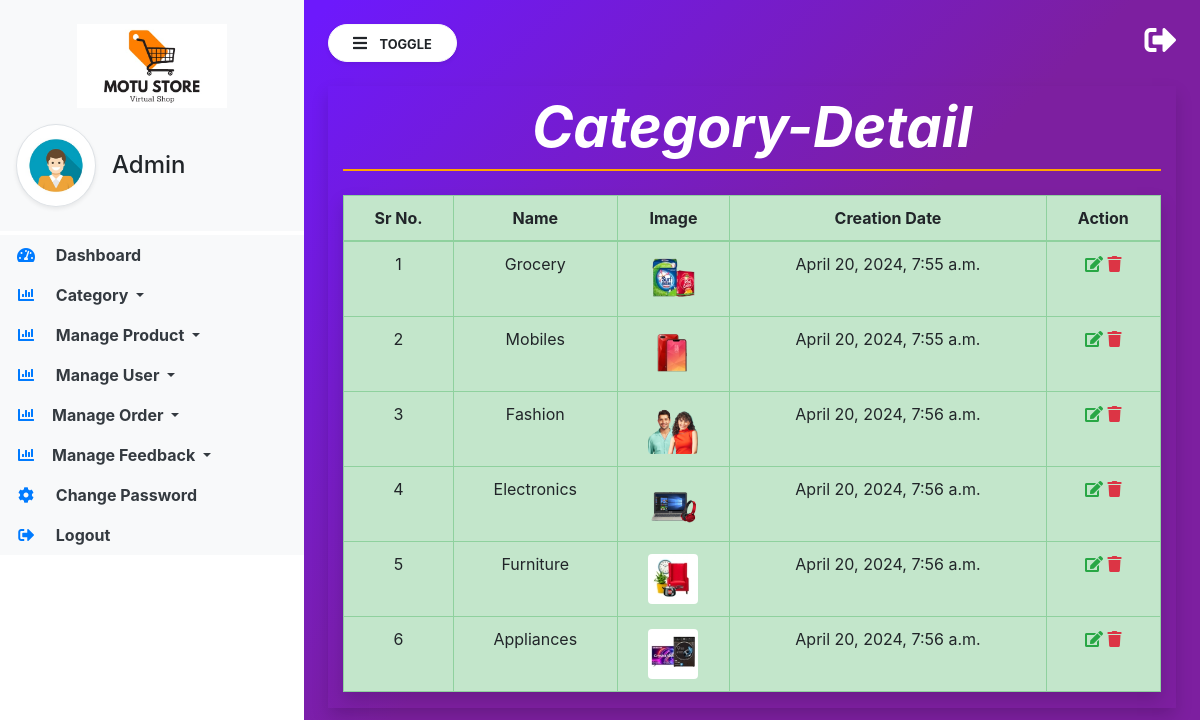
The page /view_category (signed in) on the database its author committed.
### app/models.py (models this page shows, shortened)
class Category(models.Model):
    name = models.CharField(max_length=100, null=True, blank=True)
    images = models.ImageField(upload_to='app/category',null=True, blank=True)
    created = models.DateTimeField(auto_now_add=True)

### app/views.py (the view)
# urls.py: path('view_category',views.view_category,name='view_category'),
@login_required
def view_category(request):
    category = Category.objects.all()
    param = {"data":category}
    return render(request,'view_category.html',param)

### app/TEMPLATES/view_category.html
{% extends 'admin_dashboard.html' %}
{% block body %}
<div class="container">
    <div class="row">
        <div class="col-sm-12 shadow">
            <h5 class="p-2 text-center text-white display-4 font-weight-bold font-italic" style="border-bottom: 2px solid orange;"> Category-Detail</h5>
            <table class="table table-success table-hover table-bordered shadow mt-4 px-3 mb-3">
                <thead>
                    <tr>
                        <th scope="col" class="text-center">Sr No.</th>
                        <th scope="col" class="text-center"> Name</th>
                        <th scope="col" class="text-center">Image</th>
                        <th scope="col" class="text-center">Creation Date</th>
                        <th scope="col" class="text-center">Action</th>
                    </tr>
                </thead>
                <tbody>
                    {% for d in data %}
                    <tr>
                        <td scope="col" class="text-center">{{forloop.counter}}</td>
                        <td scope="col" class="text-center">{{d.name}}</td>
                        <td class="text-center"><img src="/media/{{d.images}}" width="50px" height="50px"
                                class="image-fluid rounded"></td>
                        <td scope="col" class="text-center">{{d.created}}</td>
                        <td scope="col" class="text-center">
                            <a href="edit_category?id={{d.id}}" class="">
                                <i class="fas fa-edit text-success me-2 display-5"></i></a>
                            <a href="del_category?id={{d.id}}">
                                <i class="fas fa-trash text-danger"></i>
                            </a>
                        </td>
                    </tr>
                    {% endfor %}
                </tbody>
            </table>
        </div>
    </div>
</div>
{% endblock %}

### app/static/css/app.css (style rules this page uses)
body { background-image: linear-gradient( 135.9deg, rgba(109, 25, 252, 1) 16.4%, rgba(125, 31, 160, 1) 56.1% ); min-height: 100vh; }

### rows shown on the page
Category: name "Grocery", images (picture), created "April 20, 2024, 7:55 a.m."
Category: name "Mobiles", images (picture), created "April 20, 2024, 7:55 a.m."
Category: name "Fashion", images (picture), created "April 20, 2024, 7:56 a.m."
Category: name "Electronics", images (picture), created "April 20, 2024, 7:56 a.m."
Category: name "Furniture", images (picture), created "April 20, 2024, 7:56 a.m."
Category: name "Appliances", images (picture), created "April 20, 2024, 7:56 a.m."
